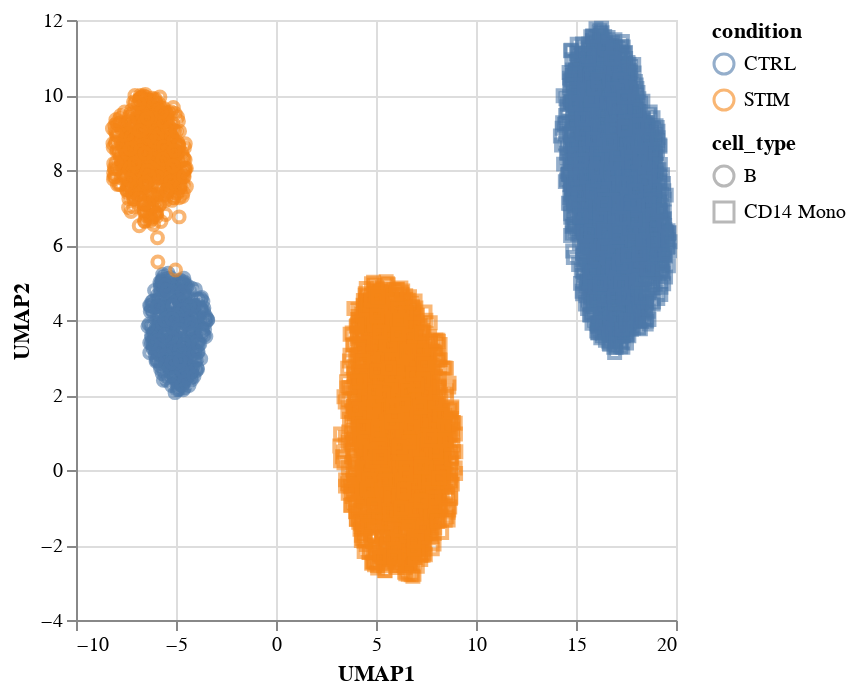

Notebook source saved alongside this figure:
### Code cell
plot_umap(simulated, color="condition", shape="cell_type")

### Figure 1 — Vega specification as saved in the notebook (floating-point values rounded to 4 significant figures; data arrays with more than 128 entries replaced by an {"elided": "..."} marker saying what was removed)
{"$schema": "https://vega.github.io/schema/vega/v5.json", "data": [{"name": "source_0", "values": {"elided": "5340 records"}}, {"name": "source_0_x_domain_UMAP1", "values": [{"min": -8.179, "max": 19.7}]}, {"name": "source_0_y_domain_UMAP2", "values": [{"min": -2.834, "max": 11.78}]}, {"name": "source_0_color_domain_condition", "values": [{"condition": "CTRL"}, {"condition": "STIM"}]}, {"name": "source_0_shape_domain_cell_type", "values": [{"cell_type": "CD14 Mono"}, {"cell_type": "B"}]}], "marks": [{"type": "symbol", "name": "marks", "from": {"data": "source_0"}, "encode": {"update": {"stroke": {"field": "condition", "scale": "color"}, "shape": {"field": "cell_type", "scale": "shape"}, "x": {"field": "UMAP1", "scale": "x"}, "fill": {"value": "transparent"}, "y": {"field": "UMAP2", "scale": "y"}, "opacity": {"value": 0.6}}}, "style": ["point"]}], "scales": [{"name": "x", "type": "linear", "domain": [{"signal": "(data(\"source_0_x_domain_UMAP1\")[0] || {}).min"}, {"signal": "(data(\"source_0_x_domain_UMAP1\")[0] || {}).max"}], "range": [0, {"signal": "width"}], "zero": true, "nice": true}, {"name": "y", "type": "linear", "domain": [{"signal": "(data(\"source_0_y_domain_UMAP2\")[0] || {}).min"}, {"signal": "(data(\"source_0_y_domain_UMAP2\")[0] || {}).max"}], "range": [{"signal": "height"}, 0], "zero": true, "nice": true}, {"name": "color", "type": "ordinal", "domain": {"data": "source_0_color_domain_condition", "field": "condition", "sort": true}, "range": "category"}, {"name": "shape", "type": "ordinal", "domain": {"data": "source_0_shape_domain_cell_type", "field": "cell_type", "sort": true}, "range": "symbol"}], "axes": [{"scale": "x", "gridScale": "y", "zindex": 0, "tickCount": {"signal": "ceil(width/40)"}, "orient": "bottom", "domain": false, "aria": false, "maxExtent": 0, "grid": true, "labels": false, "minExtent": 0, "ticks": false}, {"scale": "y", "zindex": 0, "gridScale": "x", "labels": false, "maxExtent": 0, "ticks": false, "grid": true, "orient": "left", "aria": false, "tickCount": {"signal": "ceil(height/40)"}, "minExtent": 0, "domain": false}, {"scale": "x", "title": "UMAP1", "labelOverlap": true, "labelFlush": true, "grid": false, "tickCount": {"signal": "ceil(width/40)"}, "orient": "bottom", "zindex": 0}, {"scale": "y", "zindex": 0, "orient": "left", "title": "UMAP2", "labelOverlap": true, "grid": false, "tickCount": {"signal": "ceil(height/40)"}}], "legends": [{"stroke": "color", "symbolType": "circle", "title": "condition", "encode": {"symbols": {"update": {"fill": {"value": "transparent"}, "opacity": {"value": 0.6}}}}}, {"shape": "shape", "symbolType": "circle", "title": "cell_type", "encode": {"symbols": {"update": {"fill": {"value": "transparent"}, "opacity": {"value": 0.6}}}}}], "width": 300, "height": 300, "padding": 5, "background": "white", "style": "cell"}
